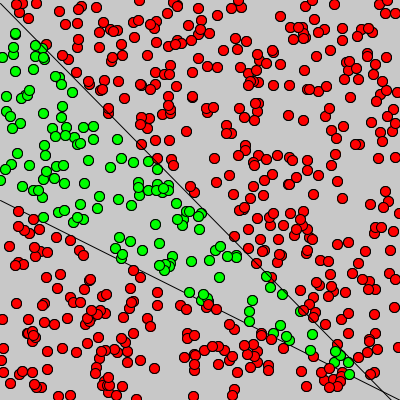
Frame 1 (no input)
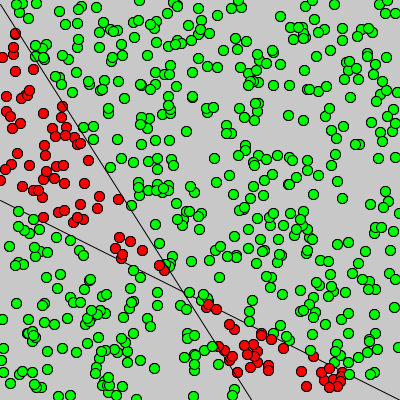
Frame 60 (the mouse pressed at the canvas centre just before this capture)
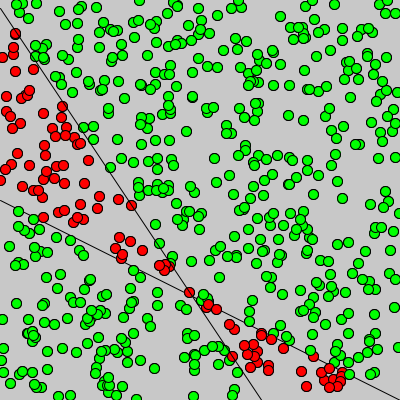
Frame 120 (the mouse held since frame 60 and released just before this capture)

The Processing sketch that drew these frames (run headless with seeded random() and noise(); from frame 60 on, the mouse is pressed at the canvas centre):

// Processing sketch: perceptron_test
// ── perceptron_test.pde
point[] points = new point[600];

perceptron p;

void setup(){
  size(400,400);
  for(int i = 0;i < points.length;i++){
    points[i] = new point(random(width),random(height));
  }
  p = new perceptron(3);
}

void draw(){
  background(200);
  line(0,f(0), width, f(width));
  for(point pt:points){
    pt.show();
  }
  for(point pt:points){
    float[] input = {pt.px,pt.py,1};
    //p.train(input,pt.sign);
    float guess = p.guess(input);
    if(guess == pt.sign){
      fill(0,255,0);
    }else{
      fill(255,0,0);
    }
    ellipse(pt.px,pt.py,10,10);
  }
  line(0,p.guessY(0),width, p.guessY(width));
   for(point pt:points){
    float[] input = {pt.px,pt.py,1};
    p.train(input,pt.sign);
  }
}
// ── perceptron.pde
int sign(float input){
  if(input > 0){
    return 1;
  }if(input < 0){
    return -1;
  }
  return 0;
}

class perceptron{
  
  float lr = 0.1;
  float[] weights;
  
  perceptron(int n){
    weights = new float[n];
    for(int i = 0;i < weights.length;i++){
      weights[i] = random(-1,1);
    }
  }
  
  float guess(float[] input){
    float total = 0;
    for(int i = 0;i < input.length;i++){
      total += input[i]*weights[i];
    }
    return sign(total);
  }
  
  void train(float[] input, float target){
    float guess = guess(input);
    float error = target-guess;
    for(int i = 0;i < input.length;i++){
      weights[i] +=   error * input[i] * lr;
    }
  }
  
  float guessY(float x){
    return -weights[2]/weights[1] - weights[0]/weights[1]*x;
  }
}
// ── point.pde
float f(float x){
  return 0.5*x+200;
}

class point{
  float px,py,bias;
  float sign = 1;
  point(float px, float py){
    this.px = px;
    this.py = py;
    bias = 1;
    if(f(px) < py){
      sign = -1; 
    }
  }
  
  void show(){
    if(sign == -1){
      fill(255,0,0);
    }else{
      fill(0,255,0);
    }
    ellipse(px,py,10,10);
  }
  
}
